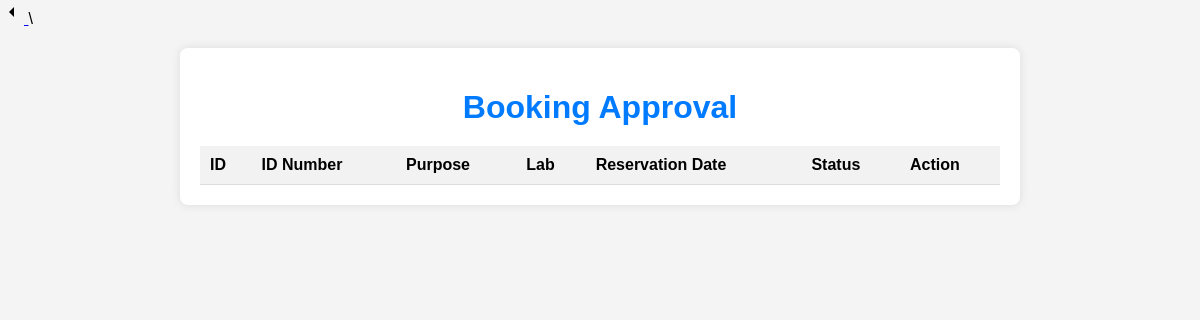
The page /approval.php on the database as committed earlier.
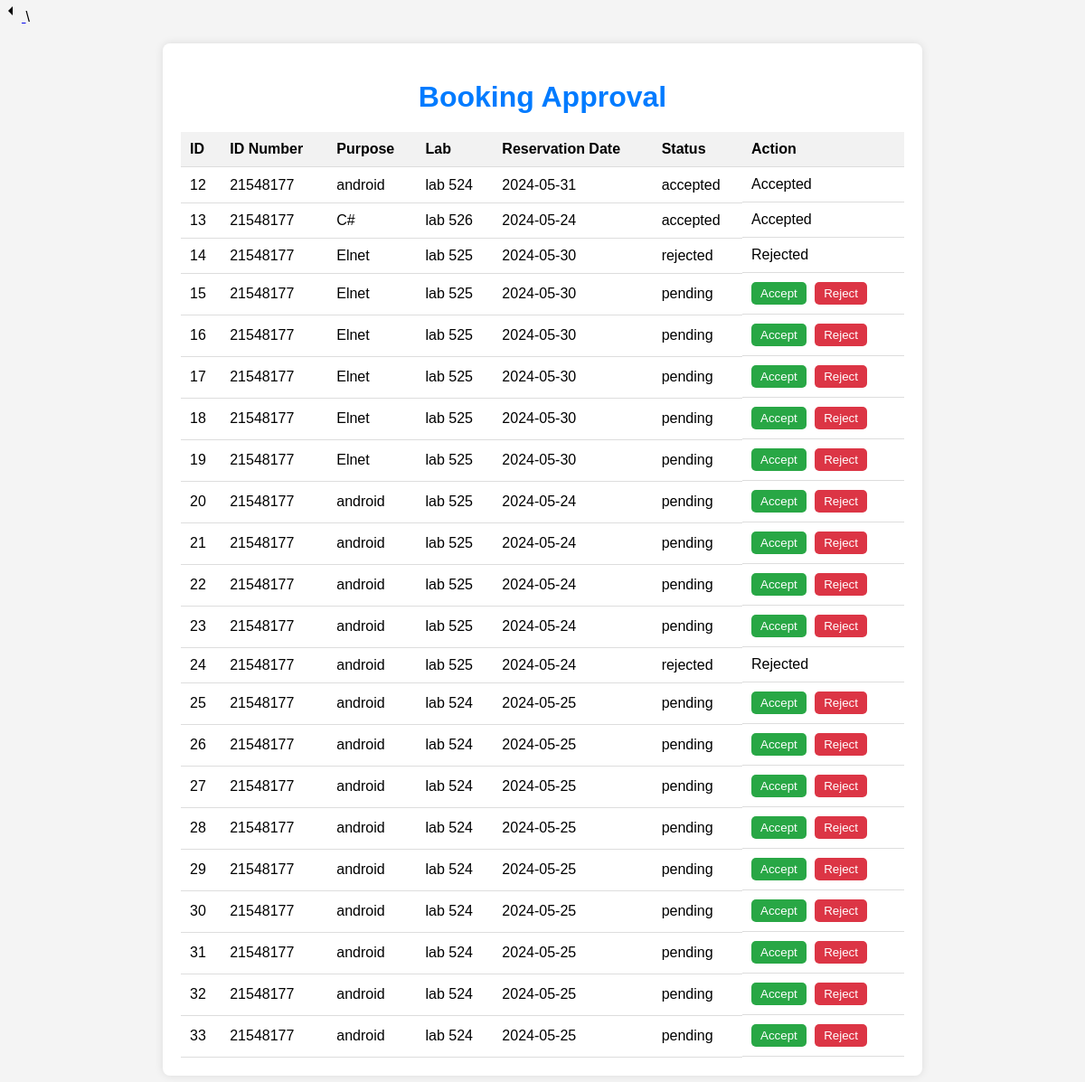
The same page on the database as committed later.
### tables this page shows
CREATE TABLE reservations (
    id INTEGER PRIMARY KEY AUTOINCREMENT,
    id_number TEXT NOT NULL,
    purpose TEXT NOT NULL,
    lab TEXT NOT NULL,
    reservation_date TIMESTAMP DEFAULT CURRENT_TIMESTAMP
, status TEXT DEFAULT 'pending');

### approval.php (the view, shortened to what this page needs)
<?php
$db = new SQLite3('sitin.db');
$query = $db->prepare("
    SELECT * FROM reservations
");
$result = $query->execute();
?>
<!DOCTYPE html>
<html lang="en">
<head>
</head>
<body class="bg-gray-900">
<a href="#" onclick="history.back();">
        <svg xmlns="http://www.w3.org/2000/svg" viewBox="0 0 24 24" width="24" height="24">
            <path fill="none" d="M0 0h24v24H0z" />
            <path d="M14 7l-5 5 5 5V7z" />
        </svg>
    </a>
\
        <div class="container">
            <h1>Booking Approval</h1>
            <?php if ($result && $result->numColumns() > 0) : ?>
                <table>
                    <thead>
                        <tr>
                            <th>ID</th>
                            <th>ID Number</th>
                            <th>Purpose</th>
                            <th>Lab</th>
                            <th>Reservation Date</th>
                            <th>Status</th>
                            <th>Action</th>
                        </tr>
                    </thead>
                    <tbody>
                        <?php while ($row = $result->fetchArray(SQLITE3_ASSOC)) : ?>
                            <tr>
                                <td><?php echo $row['id']; ?></td>
                                <td><?php echo $row['id_number']; ?></td>
                                <td><?php echo $row['purpose']; ?></td>
                                <td><?php echo $row['lab']; ?></td>
                                <td><?php echo $row['reservation_date']; ?></td>
                                <td><?php echo $row['status']; ?></td>
                                <td class="action-buttons">
                                    <?php if ($row['status'] === 'pending') : ?>
                                        <form method="POST" action="">
                                            <button type="submit" name="action" value="accept" class="accept">Accept</button>
                                            <button type="submit" name="action" value="reject" class="reject">Reject</button>
                                        </form>
                                    <?php else : ?>
                                        <span><?php echo ucfirst($row['status']); ?></span>
                                    <?php endif; ?>
                                </td>
                            </tr>
                        <?php endwhile; ?>
                    </tbody>
                </table>
            <?php else : ?>
                <p>No booking requests found.</p>
            <?php endif; ?>
        </div>
</body>
</html>

### approval.php (style rules this page uses)
body { font-family: Arial, sans-serif; background-color: #f4f4f4; margin: 0; padding: 0; box-sizing: border-box; }
.container { max-width: 800px; margin: 20px auto; padding: 20px; background-color: #fff; border-radius: 8px; box-shadow: 0 0 10px rgba(0, 0, 0, 0.1); }
h1 { text-align: center; margin-bottom: 20px; color: #007bff; }
table { width: 100%; border-collapse: collapse; margin-top: 20px; }
th, td { padding: 10px; border-bottom: 1px solid #ddd; text-align: left; }
th { background-color: #f2f2f2; }
td button { padding: 5px 10px; margin-right: 5px; border: none; cursor: pointer; border-radius: 5px; outline: none; color: #fff; }
.accept { background-color: #28a745; }
.reject { background-color: #dc3545; }
.action-buttons { display: flex; }

Rows that differ between the two databases and show on the page:
added reservations: id "12", id_number "21548177", purpose "android", lab "lab 524", reservation_date "2024-05-31", status "accepted", status "Accepted"
added reservations: id "13", id_number "21548177", purpose "C#", lab "lab 526", reservation_date "2024-05-24", status "accepted", status "Accepted"
added reservations: id "14", id_number "21548177", purpose "Elnet", lab "lab 525", reservation_date "2024-05-30", status "rejected", status "Rejected"
added reservations: id "15", id_number "21548177", purpose "Elnet", lab "lab 525", reservation_date "2024-05-30", status "pending"
added reservations: id "16", id_number "21548177", purpose "Elnet", lab "lab 525", reservation_date "2024-05-30", status "pending"
added reservations: id "17", id_number "21548177", purpose "Elnet", lab "lab 525", reservation_date "2024-05-30", status "pending"
added reservations: id "18", id_number "21548177", purpose "Elnet", lab "lab 525", reservation_date "2024-05-30", status "pending"
added reservations: id "19", id_number "21548177", purpose "Elnet", lab "lab 525", reservation_date "2024-05-30", status "pending"
added reservations: id "20", id_number "21548177", purpose "android", lab "lab 525", reservation_date "2024-05-24", status "pending"
added reservations: id "21", id_number "21548177", purpose "android", lab "lab 525", reservation_date "2024-05-24", status "pending"
added reservations: id "22", id_number "21548177", purpose "android", lab "lab 525", reservation_date "2024-05-24", status "pending"
added reservations: id "23", id_number "21548177", purpose "android", lab "lab 525", reservation_date "2024-05-24", status "pending"
added reservations: id "24", id_number "21548177", purpose "android", lab "lab 525", reservation_date "2024-05-24", status "rejected", status "Rejected"
added reservations: id "25", id_number "21548177", purpose "android", lab "lab 524", reservation_date "2024-05-25", status "pending"
added reservations: id "26", id_number "21548177", purpose "android", lab "lab 524", reservation_date "2024-05-25", status "pending"
added reservations: id "27", id_number "21548177", purpose "android", lab "lab 524", reservation_date "2024-05-25", status "pending"
added reservations: id "28", id_number "21548177", purpose "android", lab "lab 524", reservation_date "2024-05-25", status "pending"
added reservations: id "29", id_number "21548177", purpose "android", lab "lab 524", reservation_date "2024-05-25", status "pending"
added reservations: id "30", id_number "21548177", purpose "android", lab "lab 524", reservation_date "2024-05-25", status "pending"
added reservations: id "31", id_number "21548177", purpose "android", lab "lab 524", reservation_date "2024-05-25", status "pending"
added reservations: id "32", id_number "21548177", purpose "android", lab "lab 524", reservation_date "2024-05-25", status "pending"
added reservations: id "33", id_number "21548177", purpose "android", lab "lab 524", reservation_date "2024-05-25", status "pending"
